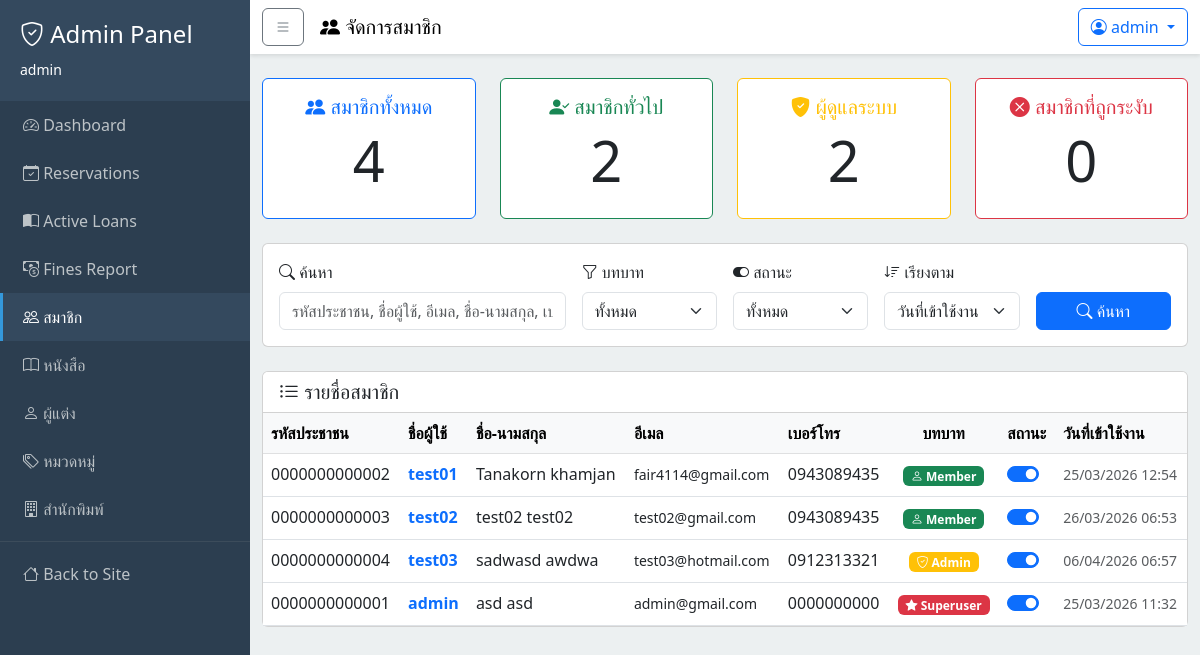
Before: /dashboard/users/ (signed in) with the older database file.
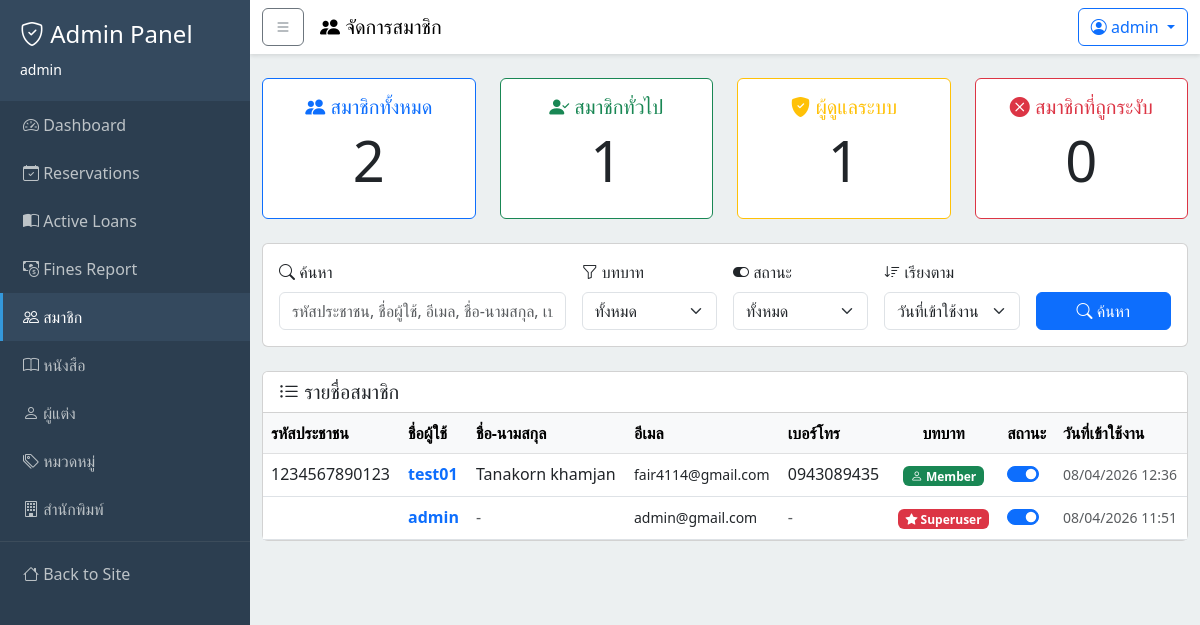
After: the same page with the newer database file.
### users/models.py (models this page shows, shortened)
class User(AbstractUser):
    phone_number = models.CharField(max_length=10, null=False, blank=False)
    citizen_id = models.CharField(
    max_length=13,
    unique=True,
    null=False,
    blank=False,
    validators=[
        RegexValidator(
            regex=r'^\d{13}$',
            message='Citizen ID must be exactly 13 digits'
        )
    ])

### users/views.py (the view, shortened to what this page needs)
# urls.py: path('dashboard/users/', views.dashboard_users_view, name='dashboard_users'),
@staff_member_required
def dashboard_users_view(request):
    from django.contrib.auth import get_user_model
    from django.core.paginator import Paginator
    from django.db.models import Count, Q, Sum
    from django.utils import timezone
    from loans.models import  LoanItem
    from fines.models import Fine
    User = get_user_model()
    search_query = request.GET.get('search', '')
    status_filter = request.GET.get('status', '')
    role_filter = request.GET.get('role', '')
    sort_by = request.GET.get('sort', '-last_login')
    users = User.objects.all()
    if role_filter == 'staff':
        users = users.filter(is_staff=True)
    elif role_filter == 'member':
        users = users.filter(is_staff=False)
    if status_filter == 'active':
        users = users.filter(is_active=True)
    elif status_filter == 'inactive':
        users = users.filter(is_active=False)
    users = users.order_by(sort_by)
    paginator = Paginator(users, 15)  # 15 users per page
    page_number = request.GET.get('page')
    page_obj = paginator.get_page(page_number)
    total_users = User.objects.count()
    total_members = User.objects.filter(is_staff=False).count()
    total_staff = User.objects.filter(is_staff=True).count()
    inactive_users = User.objects.filter(is_active=False).count()
    context = {
        'page_obj': page_obj,
        'search_query': search_query,
        'status_filter': status_filter,
        'role_filter': role_filter,
        'sort_by': sort_by,
        'total_users': total_users,
        'total_members': total_members,
        'total_staff': total_staff,
        'inactive_users': inactive_users,
    }
    return render(request, 'dashboard/users/index.html', context)

### books/cart.py (called while the page is built)
    def count(self):
        return len(self.cart)

### books/context_processors.py (called while the page is built)
def cart_context(request):
    cart = Cart(request)
    return {
        'cart_count': cart.count()
    }

### templates/dashboard/users/index.html (shortened to what the changed rows need)
{% extends "base_admin.html" %}
{% block content %}
    <div class="row mb-4">
        <div class="col-md-3">
            <div class="card text-center border-primary">
                <div class="card-body">
                    <h5 class="card-title text-primary">
                        <i class="bi bi-people-fill"></i> สมาชิกทั้งหมด
                    </h5>
                    <h2 class="display-4">{{ total_users }}</h2>
                </div>
            </div>
        </div>
        <div class="col-md-3">
            <div class="card text-center border-success">
                <div class="card-body">
                    <h5 class="card-title text-success">
                        <i class="bi bi-person-check-fill"></i> สมาชิกทั่วไป
                    </h5>
                    <h2 class="display-4">{{ total_members }}</h2>
                </div>
            </div>
        </div>
        <div class="col-md-3">
            <div class="card text-center border-warning">
                <div class="card-body">
                    <h5 class="card-title text-warning">
                        <i class="bi bi-shield-fill-check"></i> ผู้ดูแลระบบ
                    </h5>
                    <h2 class="display-4">{{ total_staff }}</h2>
                </div>
            </div>
        </div>
        <div class="col-md-3">
            <div class="card text-center border-danger">
                <div class="card-body">
                    <h2 class="display-4">{{ inactive_users }}</h2>
                </div>
            </div>
        </div>
    </div>
    <div class="card">
        <div class="card-body p-0">
            {% if page_obj %}
                <div class="table-responsive">
                    <table class="table table-hover mb-0">
                        <thead class="table-light">
                            <tr>
                                <th>รหัสประชาชน</th>
                                <th>ชื่อผู้ใช้</th>
                                <th>ชื่อ-นามสกุล</th>
                                <th>อีเมล</th>
                                <th>เบอร์โทร</th>
                                <th class="text-center">บทบาท</th>
                                <th class="text-center">สถานะ</th>
                                <th>วันที่เข้าใช้งาน</th>
                            </tr>
                        </thead>
                        <tbody>
                            {% for user in page_obj %}
                                <tr>
                                    <td>{{ user.citizen_id }}</td>
                                    <td>
                                        <a href="{% url 'users:dashboard_users_detail' user.id %}"
                                           class="text-decoration-none">
                                            <strong>{{ user.username }}</strong>
                                        </a>
                                    </td>
                                    <td>
                                        {% if user.first_name or user.last_name %}
                                            {{ user.first_name }} {{ user.last_name }}
                                        {% else %}
                                            <span class="text-muted">-</span>
                                        {% endif %}
                                    </td>
                                    <td>
                                        {% if user.email %}
                                            <small>{{ user.email }}</small>
                                        {% else %}
                                            <span class="text-muted">-</span>
                                        {% endif %}
                                    </td>
                                    <td>
                                        {% if user.phone_number %}
                                            {{ user.phone_number }}
                                        {% else %}
                                            <span class="text-muted">-</span>
                                        {% endif %}
                                    </td>
                                    <td class="text-center">
                                        {% if user.is_superuser %}
                                            <span class="badge bg-danger">
                                                <i class="bi bi-star-fill"></i> Superuser
                                            </span>
                                        {% elif user.is_staff %}
                                            <span class="badge bg-warning">
                                                <i class="bi bi-shield-check"></i> Admin
                                            </span>
                                        {% else %}
                                            <span class="badge bg-success">
                                                <i class="bi bi-person"></i> Member
                                            </span>
                                        {% endif %}
                                    </td>
                                    <td class="text-center">
                                        <div class="d-flex justify-content-center">
                                            <div class="form-check form-switch">
                                                <input class="form-check-input user-status-toggle"
                                                       type="checkbox"
                                                       role="switch"
                                                       id="status-toggle-{{ user.id }}"
                                                       data-user-id="{{ user.id }}"
                                                       data-username="{{ user.username }}"
                                                       data-url="{% url 'users:toggle_user_status' user.id %}"
                                                       {% if user.is_active %}checked{% endif %}>
                                            </div>
                                        </div>
                                    </td>
                                    <td>
                                        <small class="text-muted">{{ user.date_joined|date:"d/m/Y H:i" }}</small>
                                    </td>
                                </tr>
                            {% endfor %}
                        </tbody>
                    </table>
                </div>
            {% else %}
                <div class="text-center py-5">
                    <i class="bi bi-inbox fs-1 text-muted"></i>
                    <p class="text-muted mt-3">ไม่พบข้อมูลสมาชิก</p>
                </div>
            {% endif %}
        </div>
    </div>
{% endblock content %}

### templates/base_admin.html (shortened to what the changed rows need)
<!DOCTYPE html>
<html lang="th">
    <head>
        <link href="https://cdn.jsdelivr.net/npm/bootstrap@5.3.0/dist/css/bootstrap.min.css"
              rel="stylesheet">
        <link rel="stylesheet"
              href="https://cdn.jsdelivr.net/npm/bootstrap-icons@1.10.0/font/bootstrap-icons.css">
    </head>
    <body>
        <div class="wrapper">
            <nav class="sidebar" id="sidebar">
                <div class="sidebar-header">
                    <h4>
                        <i class="bi bi-shield-check"></i> Admin Panel
                    </h4>
                    <small>{{ user.username }}</small>
                </div>
            </nav>
            <div class="content">
                <nav class="top-navbar navbar navbar-expand-lg navbar-light">
                    <div class="container-fluid">
                        <div class="ms-auto">
                            <div class="dropdown">
                                <a class="btn btn-outline-primary dropdown-toggle"
                                   href="#"
                                   role="button"
                                   data-bs-toggle="dropdown">
                                    <i class="bi bi-person-circle"></i> {{ user.username }}
                                </a>
                            </div>
                        </div>
                    </div>
                </nav>
                <div class="container-fluid py-4">
                    {% block content %}
                    {% endblock content %}
                </div>
            </div>
        </div>
    </body>
</html>

Changed rows visible on the page:
removed User: citizen_id "0000000000002", username "test01", first_name "Tanakorn", last_name "khamjan", email "fair4114@gmail.com", phone_number "0943089435", is_superuser False (drawn), is_active "☑", date_joined "25/03/2026 12:54"
removed User: citizen_id "0000000000003", username "test02", first_name "test02", last_name "test02", email "test02@gmail.com", phone_number "0943089435", is_superuser False (drawn), is_active "☑", date_joined "26/03/2026 06:53"
removed User: citizen_id "0000000000004", username "test03", first_name "sadwasd", last_name "awdwa", email "test03@hotmail.com", phone_number "0912313321", is_superuser False (drawn), is_active "☑", date_joined "06/04/2026 06:57"
changed User "admin": date_joined "25/03/2026 11:32" → "08/04/2026 11:51"; citizen_id "0000000000001" → (not shown); first_name "asd" → (not shown); last_name "asd" → (not shown); phone_number "0000000000" → (not shown); now shows "-"
added User: citizen_id "1234567890123", username "test01", first_name "Tanakorn", last_name "khamjan", email "fair4114@gmail.com", phone_number "0943089435", is_superuser False (drawn), is_active "☑", date_joined "08/04/2026 12:36"
Other visible differences:
{{ total_users }}: "4" → "2"
{{ total_members }}: "2" → "1"
{{ total_staff }}: "2" → "1"
